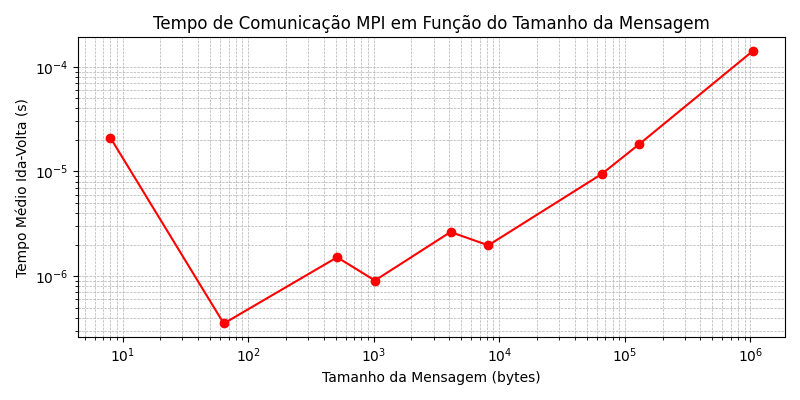

Python code for this plot:
import matplotlib.pyplot as plt

# Dados fornecidos
tamanhos = [8, 64, 512, 1024, 4096, 8192, 65536, 131072, 1048576]  # em bytes
tempos = [
    0.000020981021,
    0.000000352592,
    0.000001512440,
    0.000000907705,
    0.000002637904,
    0.000001967965,
    0.000009439237,
    0.000018293484,
    0.000141443389
]  # em segundos

# Criar o gráfico
plt.figure(figsize=(8, 4))
plt.plot(tamanhos, tempos, marker='o', linestyle='-', color='red')
plt.xscale('log')
plt.yscale('log')
plt.xlabel('Tamanho da Mensagem (bytes)')
plt.ylabel('Tempo Médio Ida-Volta (s)')
plt.title('Tempo de Comunicação MPI em Função do Tamanho da Mensagem')
plt.grid(True, which="both", ls="--", linewidth=0.5)
plt.tight_layout()

plt.show()
